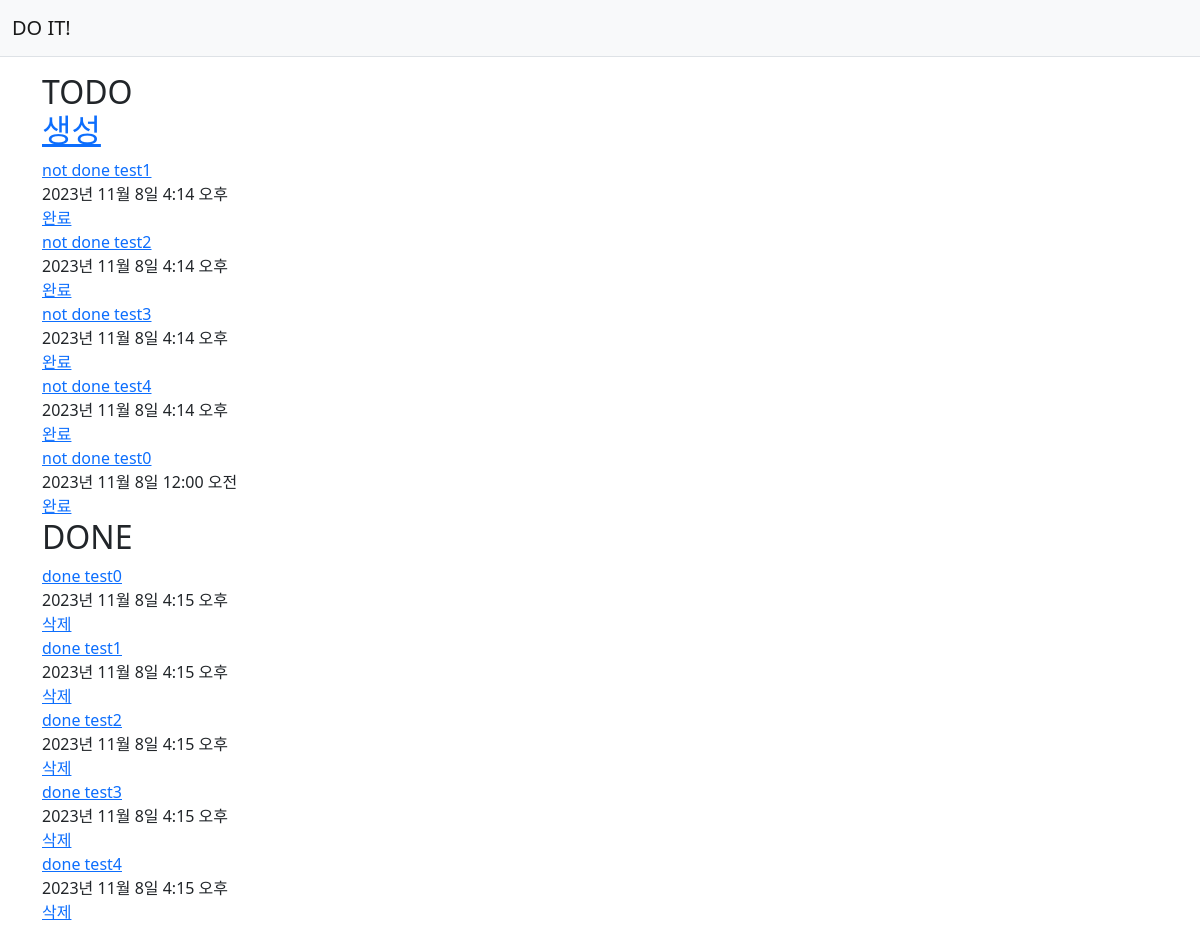
/doit/, run on the app's committed database.
### doit/models.py (models this page shows, shortened)
class DOITLIST(models.Model):
    subject = models.CharField(max_length=200)
    content = models.TextField()
    create_date = models.DateTimeField()
    done_date = models.DateTimeField()
    is_done = models.BooleanField()

### doit/views.py (the view)
# urls.py: path('', views.index, name="index"),
def index(request):
    todo_list = DOITLIST.objects.filter(is_done__exact=False)
    done_list = DOITLIST.objects.filter(is_done__exact=True)
    context = {
        'todo_list': todo_list,
        'done_list': done_list,
    }
    return render(request, 'doit/doitlist.html', context)

### templates/doit/doitlist.html
{% extends "base.html" %}
{% block content %}
<div class="container my-3">
    <div>
        <h2>
            <div>TODO</div>
            <div><a href="{% url 'doit:create_item' %}">생성</a></div>
        </h2>
        {% for todo_item in todo_list %}
        <div>
            <a href="{% url 'doit:detail' todo_item.id %}">{{ todo_item.subject }}</a>
            <div>{{ todo_item.done_date }}</div>
            <a href="{% url 'doit:finish' todo_item.id %}">완료</a>
        </div>
        {% endfor %}
    </div>
    <div>
        <h2>DONE</h2>
        {% for done_item in done_list %}
        <div>
            <a href="{% url 'doit:detail' done_item.id %}">{{ done_item.subject }}</a>
            <div>{{ done_item.done_date }}</div>
            <a href="{% url 'doit:delete' done_item.id %}">삭제</a>
        </div>
        {% endfor %}
    </div>
</div>
{% endblock  %}

### templates/base.html (shortened to what this page needs)
{% load static %}
<!doctype html>
<html lang="ko">
    <head>
        <link rel="stylesheet" type="text/css" href="{% static 'bootstrap.min.css' %}">
        <link rel="stylesheet" type="text/css" href="{% static 'style.css' %}">
    </head>
    <body>
    {% include "navbar.html" %}
    {% block content %}
    {% endblock %}
    </body>
</html>

### templates/navbar.html (shortened to what this page needs)
<nav class="navbar navbar-expand-lg navbar-light bg-light border-bottom">
    <div class="container-fluid">
        <a class="navbar-brand" href="{% url 'doit:index' %}">DO IT!</a>
    </div>
</nav>

### data on the page
DOITLIST: subject "not done test1", done_date "2023년 11월 8일 4:14 오후"
DOITLIST: subject "not done test2", done_date "2023년 11월 8일 4:14 오후"
DOITLIST: subject "not done test3", done_date "2023년 11월 8일 4:14 오후"
DOITLIST: subject "not done test4", done_date "2023년 11월 8일 4:14 오후"
DOITLIST: subject "not done test0", done_date "2023년 11월 8일 12:00 오전"
DOITLIST: subject "done test0", done_date "2023년 11월 8일 4:15 오후"
DOITLIST: subject "done test1", done_date "2023년 11월 8일 4:15 오후"
DOITLIST: subject "done test2", done_date "2023년 11월 8일 4:15 오후"
DOITLIST: subject "done test3", done_date "2023년 11월 8일 4:15 오후"
DOITLIST: subject "done test4", done_date "2023년 11월 8일 4:15 오후"
